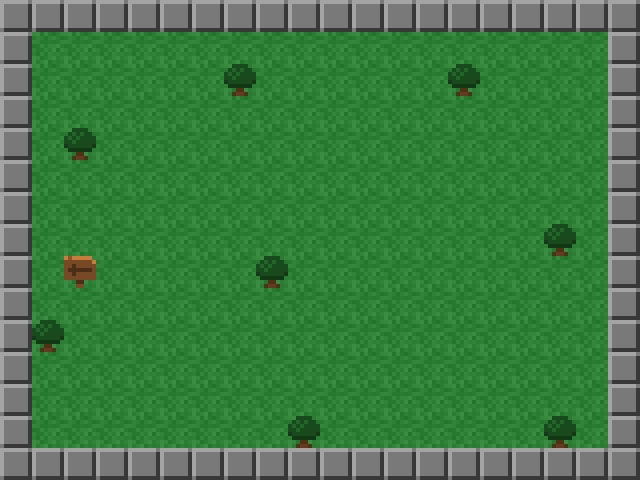

A 2D game scene composited from a Tiled map and its tileset images. What follows is a short description and the map's XML, with each tile layer's data collapsed to a summary:
An orthogonal 20x15 tile map with 32x32 px tiles, 2 tile layers (Tile Layer 1, Tile Layer 2).

<map version="1.0" orientation="orthogonal" width="20" height="15" tilewidth="32" tileheight="32">
 <tileset firstgid="1" name="lofi_environment" tilewidth="32" tileheight="32">
  <image source="lofi_environment.png" width="512" height="512" />
 </tileset>
 <layer name="Tile Layer 1" width="20" height="15">
  <data>[300 cells, 300 non-empty, 1 distinct tile ids]</data>
 </layer>
 <layer name="Tile Layer 2" width="20" height="15">
  <data>[300 cells, 75 non-empty, 3 distinct tile ids]</data>
 </layer>
</map>